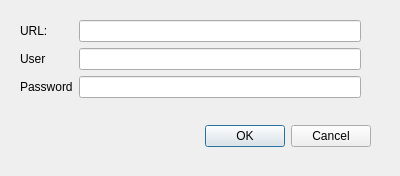
<?xml version="1.0" encoding="UTF-8"?>
<ui version="4.0">
 <class>voRemoteAnalysisConnectionDialog</class>
 <widget class="QDialog" name="voRemoteAnalysisConnectionDialog">
  <property name="geometry">
   <rect>
    <x>0</x>
    <y>0</y>
    <width>400</width>
    <height>176</height>
   </rect>
  </property>
  <property name="windowTitle">
   <string>Remote Analysis Settings</string>
  </property>
  <widget class="QDialogButtonBox" name="buttonBox">
   <property name="geometry">
    <rect>
     <x>30</x>
     <y>120</y>
     <width>341</width>
     <height>32</height>
    </rect>
   </property>
   <property name="orientation">
    <enum>Qt::Horizontal</enum>
   </property>
   <property name="standardButtons">
    <set>QDialogButtonBox::Cancel|QDialogButtonBox::Ok</set>
   </property>
  </widget>
  <widget class="QWidget" name="formLayoutWidget">
   <property name="geometry">
    <rect>
     <x>20</x>
     <y>20</y>
     <width>341</width>
     <height>101</height>
    </rect>
   </property>
   <layout class="QFormLayout" name="formLayout">
    <item row="0" column="0">
     <widget class="QLabel" name="label">
      <property name="text">
       <string>URL:</string>
      </property>
     </widget>
    </item>
    <item row="0" column="1">
     <widget class="QLineEdit" name="url"/>
    </item>
    <item row="1" column="0">
     <widget class="QLabel" name="label_2">
      <property name="text">
       <string>User</string>
      </property>
     </widget>
    </item>
    <item row="1" column="1">
     <widget class="QLineEdit" name="user"/>
    </item>
    <item row="2" column="0">
     <widget class="QLabel" name="label_3">
      <property name="text">
       <string>Password</string>
      </property>
     </widget>
    </item>
    <item row="2" column="1">
     <widget class="QLineEdit" name="password">
      <property name="echoMode">
       <enum>QLineEdit::Password</enum>
      </property>
     </widget>
    </item>
   </layout>
  </widget>
 </widget>
 <resources/>
 <connections>
  <connection>
   <sender>buttonBox</sender>
   <signal>accepted()</signal>
   <receiver>voRemoteAnalysisConnectionDialog</receiver>
   <slot>accept()</slot>
   <hints>
    <hint type="sourcelabel">
     <x>248</x>
     <y>254</y>
    </hint>
    <hint type="destinationlabel">
     <x>157</x>
     <y>274</y>
    </hint>
   </hints>
  </connection>
  <connection>
   <sender>buttonBox</sender>
   <signal>rejected()</signal>
   <receiver>voRemoteAnalysisConnectionDialog</receiver>
   <slot>reject()</slot>
   <hints>
    <hint type="sourcelabel">
     <x>316</x>
     <y>260</y>
    </hint>
    <hint type="destinationlabel">
     <x>286</x>
     <y>274</y>
    </hint>
   </hints>
  </connection>
 </connections>
</ui>
